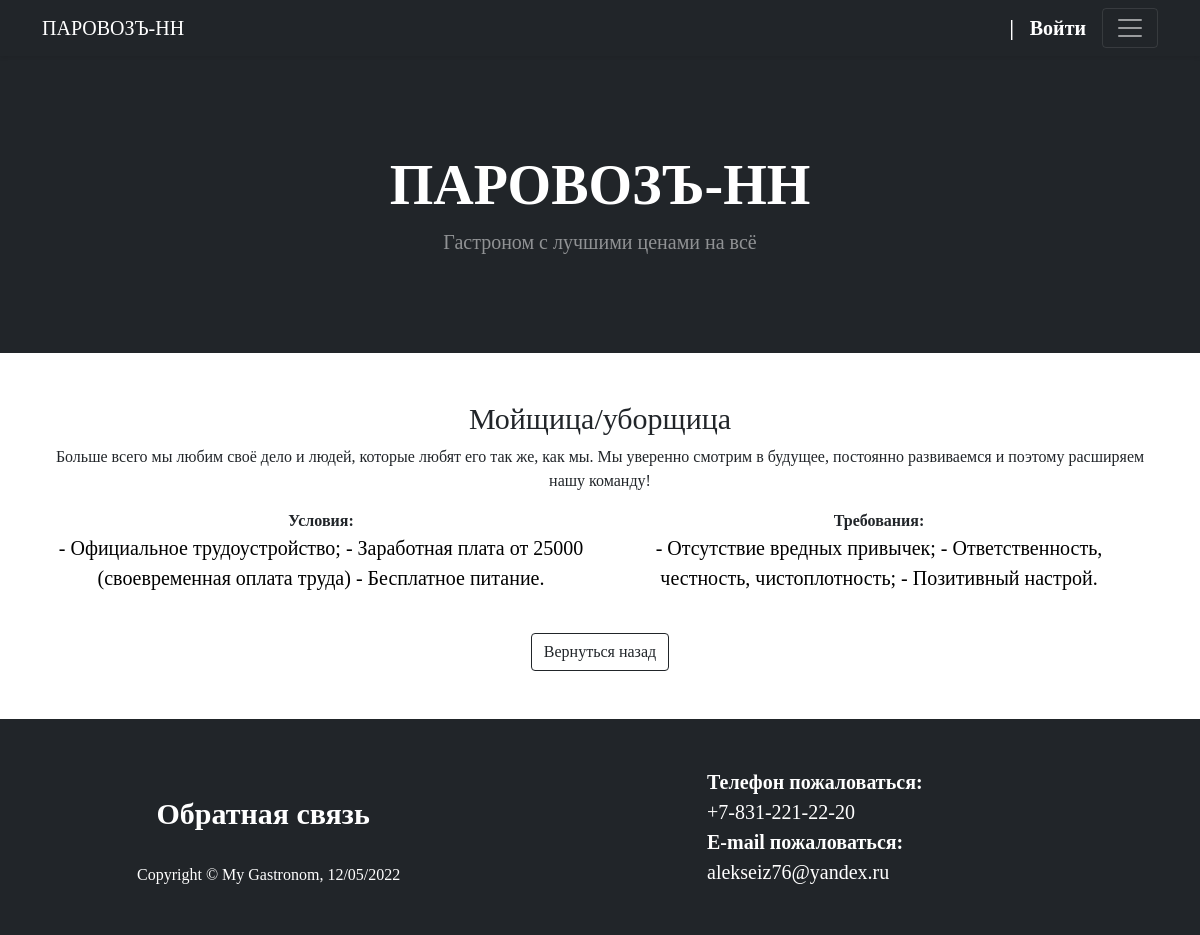
The page /show_vacancy_info/moishchitsauborshchitsa_1 on the database its author committed.
### gastronom/models.py (models this page shows, shortened)
class Vacancies(models.Model):
    objects = models.Manager()
    name = models.CharField('Название', max_length=20, db_index=True)
    description = models.TextField('Описание', db_index=True)
    conditions = models.TextField('Условия', db_index=True)
    requirements = models.TextField('Требования', db_index=True)
    slug = models.SlugField('URL вакансии', max_length=50, unique=True, db_index=True)
    class Meta:
        verbose_name = 'Вакансия'
        verbose_name_plural = "Вакансии"
    def __str__(self):
        return self.name

### gastronom/views.py (the view)
# urls.py: path('show_vacancy_info/<slug:vacancy_slug>', views.ShowVacancy.as_view(), name='show_vacancy'),
class ShowVacancy(ContextMixin, DetailView):
    model = Vacancies
    template_name = 'gastronom/show_vacancy.html'
    slug_url_kwarg = 'vacancy_slug'
    def get_context_data(self, **kwargs):
        context = super().get_context_data()
        user_context = self.get_user_context(title=f"Детальная информация о вакансии - {context['vacancies']}")
        context.update(user_context)
        return context

### gastronom/utils.py (called while the page is built)
    def get_user_context(self, **kwargs):
        context = kwargs
        cats = cache.get('categories')
        if not cats:
            cats = Category.objects.all()
            cache.set('categories', cats, 60)
        context['categories'] = cats
        return context

### gastronom/templates/gastronom/show_vacancy.html (shortened to what this page needs)
{% extends 'gastronom/base.html' %}
{% block content %}
<div class="container bootdey">
    <section class="panel">
        <div class="row">
            <div class="col-12">
                <h2 class="pro-d-title">
                    {{vacancies.name}}
                </h2>
                <p>{{vacancies.description}}</p>
                <div class="row">
                    <div class="col-6">
                        <div class="m-bot15"><strong>Условия:</strong>
                            <p class="pro-price"> {{ vacancies.conditions }}</p></div>
                        <br>
                    </div>
                    <div class="col-6">
                        <div class="m-bot15"><strong>Требования: </strong>
                            <p class="pro-price">{{vacancies.requirements}}</p></div>
                    </div>
                </div>
            </div>
        </div>
        <a href="{% url 'gastronom:vacancies' %}">
            <button class="btn btn-outline-dark mt-auto" type="button"> Вернуться назад
            </button>
        </a>
    </section>
</div>
{% endblock content %}

### static/gastronom/css/style.css (style rules this page uses)
body { font-family: 'Old-Town-Normal'; }
.pro-d-title { font-size: 30px; margin-top: 0; }
.product_meta a, .pro-price { color:black; font-size: 20px; }

### rows shown on the page
Vacancies: name "Мойщица/уборщица", description "Больше всего мы любим своё дело и людей, которые любят его так же, как мы. Мы уверенно смотрим в будущее, постоянно развиваемся и поэтому расширяем нашу команду!", conditions "- Официальное трудоустройство; - Заработная плата от 25000 (своевременная оплата труда) - Бесплатное питание.", requirements "- Отсутствие вредных привычек; - Ответственность, честность, чистоплотность; - Позитивный настрой."
